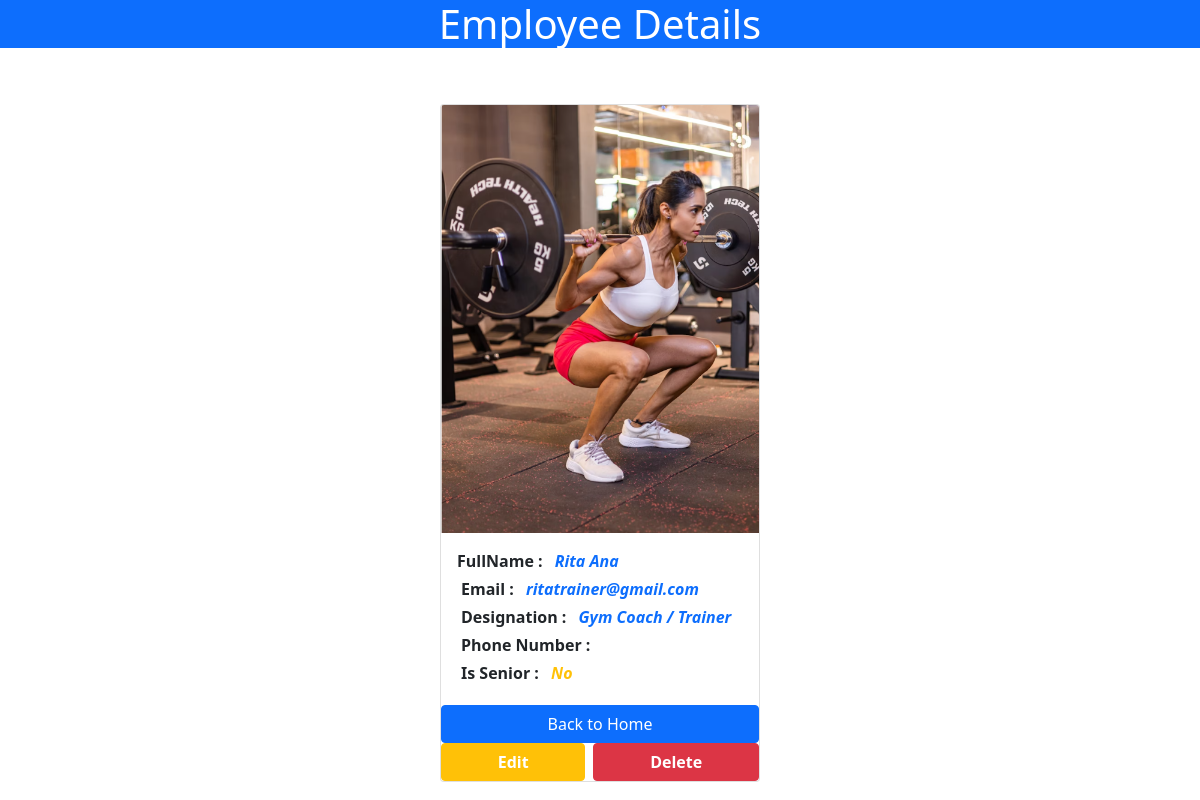
The page /employees/9/ on the database as committed earlier.
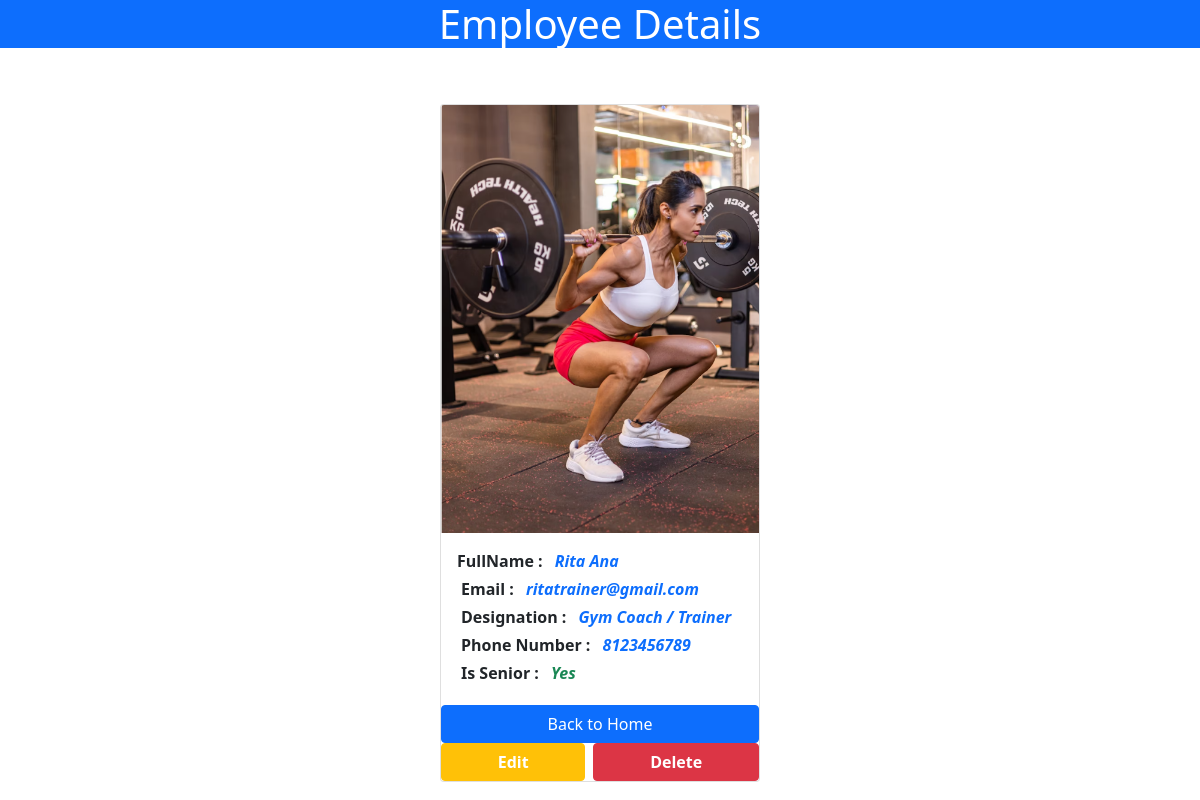
The same page on the database as committed later.
### testapp/models.py (models this page shows, shortened)
class Employee(models.Model):
    first_name = models.CharField(max_length=100)
    last_name = models.CharField(max_length=100)
    photo = models.ImageField(upload_to='images')
    desigination = models.CharField(max_length=100)
    email_address= models.EmailField(max_length=100, unique=True)
    phone_number = models.CharField(max_length=12, blank=True)  # Optional --> blank=True
    created_at = models.DateTimeField(auto_now_add=True)  # Store current time when the record is created
    updated_at = models.DateTimeField(auto_now=True)  # Store current time when the record is updated
    is_senior = models.BooleanField(default=False)

### testapp/views.py (the view)
# urls.py: path('<int:id>/',views.employee_detail_view, name='employee_details'),
def employee_detail_view(request, id):
    employee = get_object_or_404(Employee, id=id)
    return render(request, 'testapp/employee_detail.html', {'employee': employee})

### templates/testapp/employee_detail.html (shortened to what this page needs)
<!DOCTYPE html>
<html lang="en">
<head>
    <link href="https://cdn.jsdelivr.net/npm/bootstrap@5.1.3/dist/css/bootstrap.min.css" rel="stylesheet"
>
</head>
<body>
    <h1 class="text-center  bg-primary text-white">Employee Details</h1>
    <div class="container pt-5">
        <div class="card mx-auto" style="width: 20rem; ">
            <img src="{{ employee.photo.url }}" class="card-img-top" alt="Employee Image">
            <div class="card-body">
                <p class="card-text mb-1">
                    <span class="fw-bold">FullName : </span>
                    <span class="fw-bold fst-italic text-primary ms-2">
                        {{employee.first_name}} {{employee.last_name}}
                    </span>
                </p>
                <p class="card-text m-1">
                    <span class="fw-bold">Email :</span>
                    <span class="fw-bold fst-italic text-primary ms-2">
                        {{employee.email_address}}
                    </span>
                </p>
                <p class="card-text m-1">
                    <span class="fw-bold">Designation : </span>
                    <span class="fw-bold fst-italic text-primary ms-2">
                        {{employee.desigination}}
                    </span>
                </p>
                <p class="card-text m-1">
                    <span class="fw-bold">Phone Number :</span>
                    <span class="fw-bold fst-italic text-primary ms-2">
                        {{employee.phone_number}}
                    </span>
                </p>
                <p class="card-text m-1">
                    <span class="fw-bold">Is Senior :</span>
                    {% if employee.is_senior %}
                    <span class="fw-bold fst-italic text-success ms-2">Yes</span>
                    {% else %}
                    <span class="fw-bold fst-italic text-warning ms-2">No</span>
                    {% endif %}
                </p>
            </div>
            <a href="/" class="btn btn-primary">Back to Home</a>
            <div class="d-flex gap-2 mt-0">
                <a href="{% url 'edit_employee' employee.id %}"
                    class="btn btn-warning flex-grow-1 fw-bold text-white">Edit</a>
                <form action="{% url 'delete_employee' employee.id %}" method="POST" class="flex-grow-1">
                    <button type="submit" class="btn btn-danger w-100 fw-bold text-white">Delete</button>
                </form>
            </div>
        </div>
    </div>
</body>
</html>

Rows that differ between the two databases and show on the page:
changed Employee "Rita": phone_number (not shown) → "8123456789"; is_senior False → True (drawn)
Other text that changed with them:
text no longer shown: "No"
text now shown: "Yes"
